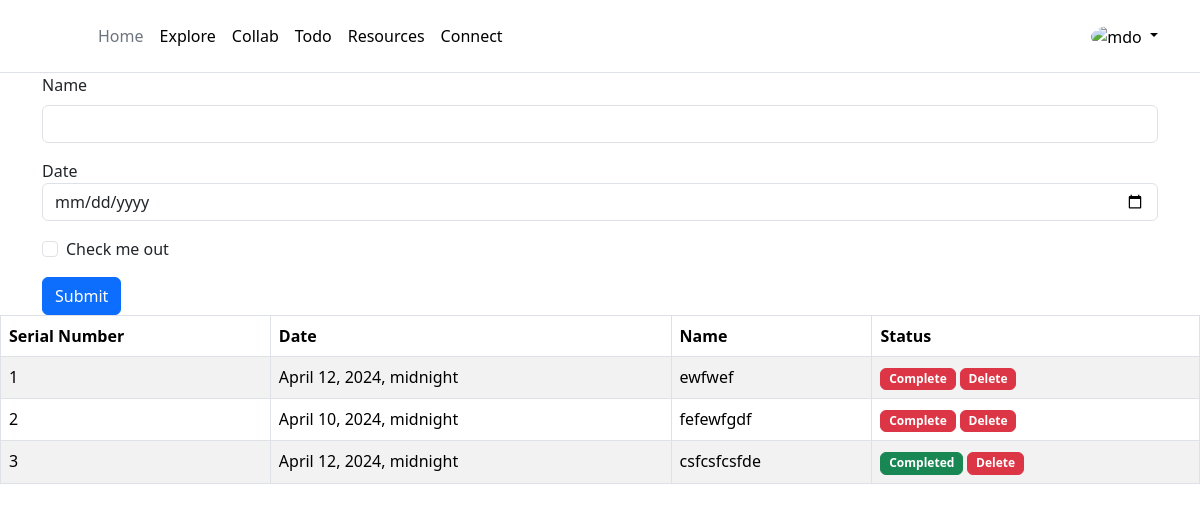
The page /todolist/selfstudy/ on the database as committed earlier.
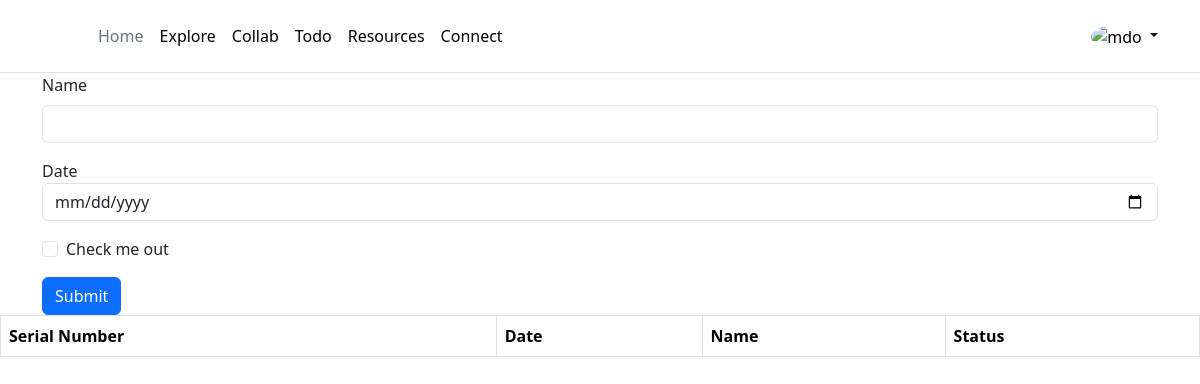
The same page on the database as committed later.
### todolist/models.py (models this page shows, shortened)
class Selfstudy(models.Model):
    uuid = models.UUIDField(primary_key=True, default=uuid.uuid4, editable=False)
    name=models.CharField(max_length=200)
    due_date=models.DateTimeField()
    completed=models.BooleanField(default=False)

### todolist/views.py (the view)
# urls.py: path('selfstudy/', views.selfstudy, name='selfstudy'),
def selfstudy(request):
    selfstudy=Selfstudy.objects.all()
    currentTime = datetime.now().replace(tzinfo=None)
    for s in selfstudy:
        if s.due_date is not None:
            s.is_before_due_date = s.due_date.replace(tzinfo=None) < currentTime
        else:
            s.is_before_due_date = False
    context = {
        'currentTime': currentTime,
        'selfstudy': selfstudy
    }
    return render(request, 'todolist/selfstudy.html',context)

### frontend/templates/todolist/selfstudy.html (shortened to what this page needs)
{% extends "base/base.html" %}
{% load widget_tweaks %}
{% block content %}
<div class="container justify-content-center">
    <form action="{% url 'todolist:create_selfstudy' %}" method="POST" class="form-inline">
        <div class="mb-3">
            <label for="exampleInputPassword1" class="form-label" >Name</label>
            <input type="text" class="form-control" name='name'required/ >
        </div>
        <div class="mb-3 form-group justify-content-center">
            <label for="exampleInputDate1" class="sr-only" >Date</label>
            <input type="date" class="form-control" id="exampleInputDate1" name='due_date' required/ placeholder="Date">
        </div>
        <div class="mb-3 form-check">
            <input type="checkbox" class="form-check-input" required/ id="exampleCheck1">
            <label class="form-check-label" for="exampleCheck1" >Check me out</label>
        </div>
        <button type="submit" class="btn btn-primary">Submit</button>
    </form>
</div>
<div>
    <table class="table table-bordered table-striped">
        <thead>
            <tr>
                <th>Serial Number</th>
                <th>Date</th>
                <th>Name</th>
                <th>Status</th>
            </tr>
        </thead>
        <tbody>
            {% for s in selfstudy %}
                <tr class="{% if s.due_date > s.currentTime %}green-row{% else %}red-row{% endif %}">
                    {% if forloop.first %}
                        <td>1</td>
                    {% else %}
                        <td>{{ forloop.counter }}</td>
                    {% endif %}
                    <td>{{ s.due_date }}</td>
                    <td>{{ s.name }}</td>
                    <td>
                        {% if s.completed %}
                         <span class="badge badge-success btn btn-success">Completed</span>
                        {% else %}
                        <a class="badge badge-danger btn btn-danger" href="{% url 'todolist:complete_selfstudy' s.uuid %}">Complete</a>
                        {% endif %}
                        <a class="badge badge-danger btn btn-danger" href="{% url 'todolist:delete_selfstudy' s.uuid %}">Delete</a>
                    </td>
                </tr>
            {% endfor %}
        </tbody>
    </table>
</div>
{% endblock %}

Rows that differ between the two databases and show on the page:
removed Selfstudy: shows "1", due_date "April 12, 2024, midnight", name "ewfwef", completed "Complete"
removed Selfstudy: due_date "April 10, 2024, midnight", name "fefewfgdf", completed "Complete"
removed Selfstudy: due_date "April 12, 2024, midnight", name "csfcsfcsfde", completed "Completed"
